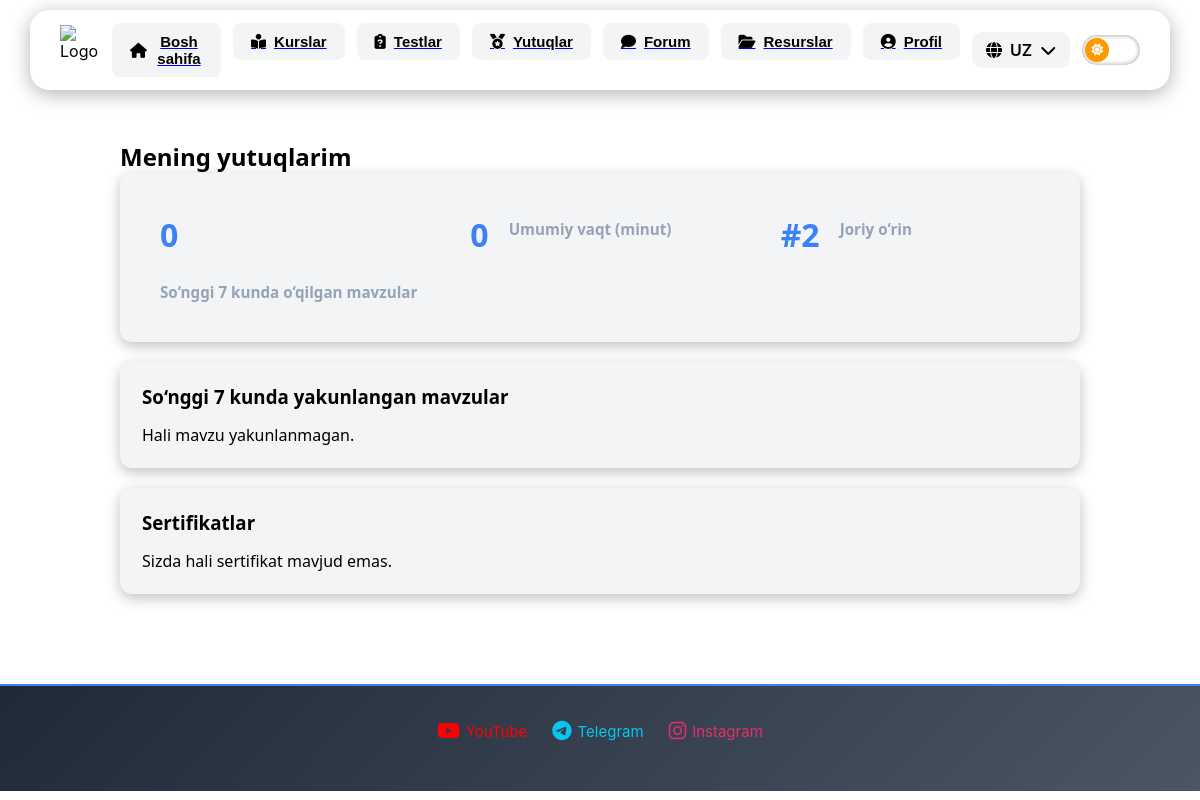
/student/achievements (signed in), run on an earlier commit of the app's database.
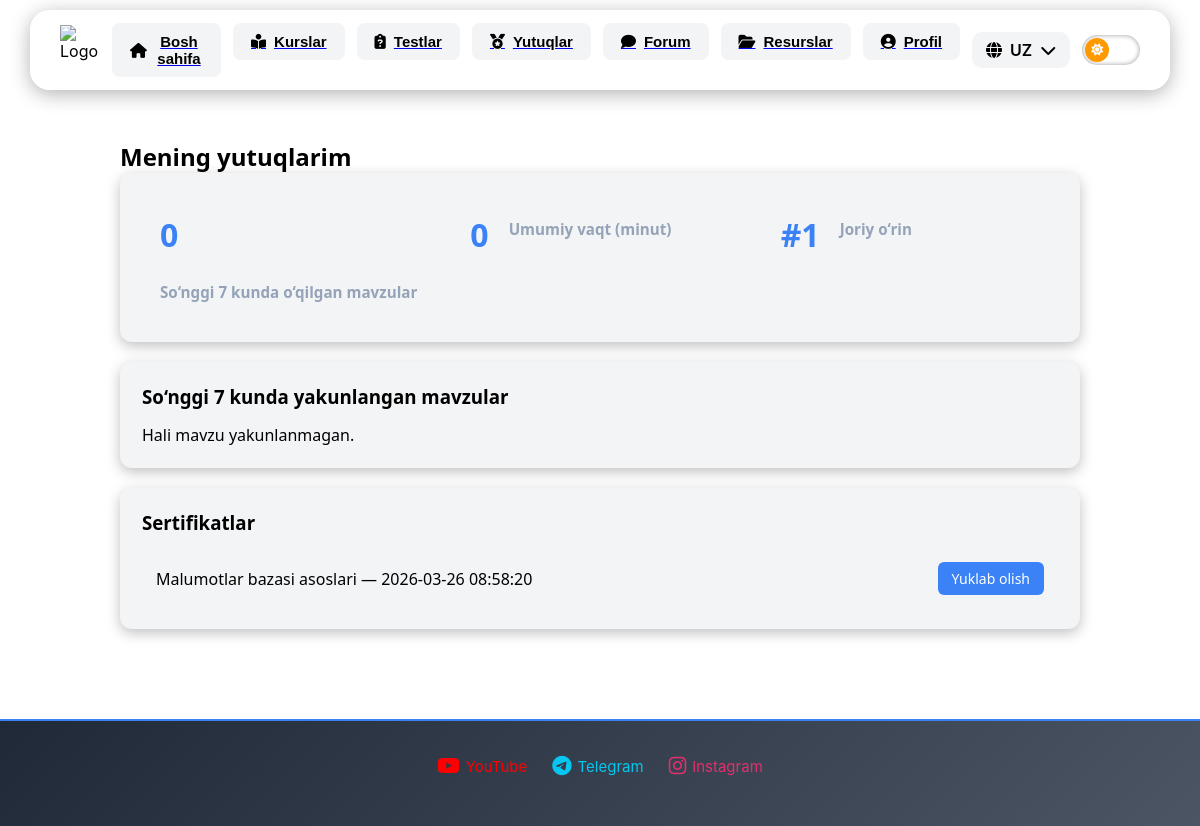
And on a later commit of the database.
### tables this page shows
CREATE TABLE certificates(
    id INTEGER PRIMARY KEY AUTOINCREMENT,
    user_id INTEGER NOT NULL,
    course_id INTEGER NOT NULL,
    date TEXT DEFAULT CURRENT_TIMESTAMP,
    UNIQUE(user_id, course_id),
    FOREIGN KEY(user_id)
        REFERENCES users(id)
        ON DELETE CASCADE,
    FOREIGN KEY(course_id)
        REFERENCES courses(id)
        ON DELETE CASCADE
);

CREATE TABLE courses(
    id INTEGER PRIMARY KEY AUTOINCREMENT,
    name TEXT NOT NULL,
    title TEXT NOT NULL,
    img TEXT
);

### routes/student.py (the view)
@bp.route("/achievements")
def achievements():
    user_id = session.get("user_id")
    if not user_id:
        return redirect("/login")
    conn = sqlite3.connect("database.db")
    conn.row_factory = sqlite3.Row  # natijalarni dict kabi ishlatish uchun
    c = conn.cursor()
    certificates = c.execute("""
        SELECT c.*, cr.name AS course_name
        FROM certificates c
        JOIN courses cr ON c.course_id = cr.id
        WHERE c.user_id=?
    """, (user_id,)).fetchall()
    seven_days_ago = (datetime.now() - timedelta(days=7)).strftime("%Y-%m-%d %H:%M:%S")
    recent_topics = c.execute("""
        SELECT t.id, t.name, t.time
        FROM studies s
        JOIN topics t ON s.topic_id=t.id
        WHERE s.user_id=? AND s.value='succesfully' AND s.date>=?
    """, (user_id, seven_days_ago)).fetchall()
    total_minutes = sum([t["time"] for t in recent_topics if t["time"]])
    total_topics = len(recent_topics)
    all_users = c.execute("""
        SELECT s.user_id, SUM(t.time) AS total_time
        FROM studies s
        JOIN topics t ON s.topic_id=t.id
        WHERE s.value='succesfully'
        GROUP BY s.user_id
        ORDER BY total_time DESC
    """).fetchall()
    position = 1
    for idx, u in enumerate(all_users, 1):
        if u["user_id"] == user_id:
            position = idx
            break
    conn.close()
    return render_template(
        "student/achievements.html",
        certificates=certificates,
        total_topics=total_topics,
        total_minutes=total_minutes,
        position=position,
        recent_topics=recent_topics
    )

### routes/student.py (called while the page is built)
@bp.before_request
def require_login():
    open_routes = [
        "student.student_dashboard",
        "student.student_courses"
    ]
    if request.endpoint in open_routes:
        return
    if "user_id" not in session:
        return redirect(url_for('auth.login', next=request.path))

### templates/student/achievements.html (shortened to what this page needs)
{% extends "base.html" %}
{% block content %}
<div class="achievements" >
    <h2>Mening yutuqlarim</h2>
    <div class="section stats">
        <div class="stat">
            <h1>{{ total_topics }}</h1>
            <h4>So‘nggi 7 kunda o‘qilgan mavzular</h4>
        </div>
        <div class="stat">
            <h1>{{ total_minutes }}</h1>
            <h4>Umumiy vaqt (minut)</h4>
        </div>
        <div class="stat">
            <h1>#{{ position }}</h1>
            <h4>Joriy o‘rin</h4>
        </div>
    </div>
    <div class="section">
        <h3 style="background: var(--card-bg);color: var(--text-color);">So‘nggi 7 kunda yakunlangan mavzular</h3>
        {% if recent_topics %}
            <ul style="margin-left: 30px;">
            {% for t in recent_topics %}
                <li class="recent-topic">{{ t['name'] }} — {{ t['time'] }} min</li>
            {% endfor %}
            </ul>
        {% else %}
            <p>Hali mavzu yakunlanmagan.</p>
        {% endif %}
    </div>
    <div class="section">
        <h3 style="background: var(--card-bg);color: var(--text-color);">Sertifikatlar</h3>
        {% if certificates %}
            {% for c in certificates %}
                <div class="cert">
                    <span>{{ c['course_name'] }} — {{ c['date'] }}</span>
                    <a class="button" href="{{ url_for('dashboard.download_certificate', cert_id=c['id']) }}">Yuklab olish</a>
                </div>
            {% endfor %}
        {% else %}
            <p>Sizda hali sertifikat mavjud emas.</p>
        {% endif %}
    </div>
</div>
{% endblock %}

What changed in the data, as far as the page shows it:
added certificates: course_name "Malumotlar bazasi asoslari", date "2026-03-26 08:58:20"
Also different on the page:
{{ position }}: "2" → "1"
text no longer shown: "Sizda hali sertifikat mavjud emas."
